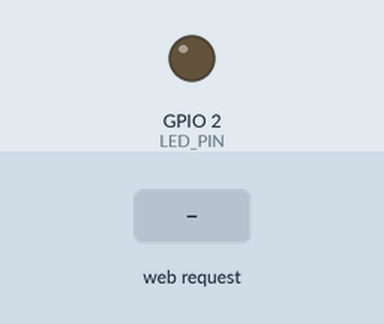
Bench run of a sketch on a simulated ESP32. Shown: output pins drawn as LEDs (lit = HIGH). The inputs (shaded band) are chosen by the test bench. WiFi joins after 1.5 s; servers stay silent unless stated; random numbers use the default seed unless the sketch sets one; what the sketch prints to the serial monitor is not drawn.

Above: at 2.7 s.
2.8 s: HTTP request GET /led/on received
At 3.7 s:
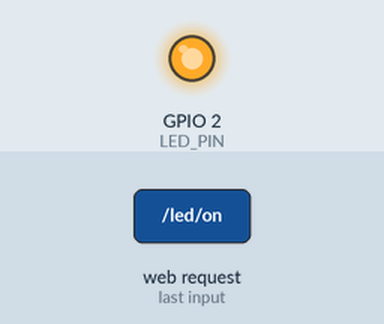
4.3 s: HTTP request GET /led/off received
At 4.9 s:
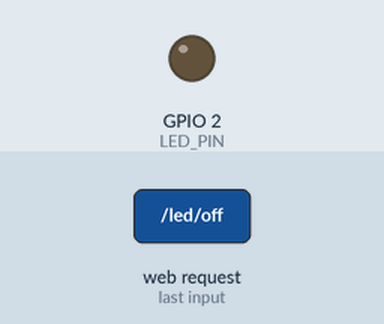
Timing chart, 0 to 7.3 s (numbered marks = the images above; inputs shaded):
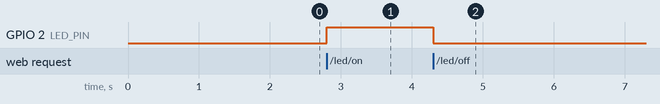

The sketch:

main.ino
```cpp
/*
  ================================================
  PENERAPAN HTML UNTUK IoT (Versi Lengkap)
  Akmal Maulana – SMKN 4 Bandung
  ================================================
  Fitur:
  - Monitoring suhu & kelembapan (DHT11)
  - Simulasi tegangan
  - Kontrol LED dari web
  - Tampilan (HTML + CSS + JS)
*/

#include <WiFi.h>
#include <WebServer.h>
#include <DHT.h>

// ====== 1. Koneksi WiFi ======
const char* ssid = "ESP-32_DHT11";
const char* password = "12345678";

// ====== 2. Inisialisasi WebServer ======
WebServer server(80);

// ====== 3. Inisialisasi Sensor DHT11 ======
#define DHTPIN 4
#define DHTTYPE DHT11
DHT dht(DHTPIN, DHTTYPE);

// ====== 4. Pin LED ======
#define LED_PIN 2

// ====== 5. Variabel data ======
float suhu = 0;
float kelembapan = 0;
float tegangan = 220.0; // Simulasi tegangan PLN

// ====== 6. HTML Tampilan Web ======
const char MAIN_page[] PROGMEM = R"rawliteral(
<!DOCTYPE html>
<html lang="id">
<head>
<meta charset="UTF-8">
<meta name="viewport" content="width=device-width, initial-scale=1.0">
<title>IoT Monitoring Dashboard</title>
<style>
  body {
    margin: 0; font-family: 'Segoe UI'; background: radial-gradient(circle at top, #0a192f, #020c1b);
    color: #e6f1ff; text-align: center; overflow-x: hidden;
  }
  h1 { color: #64ffda; text-shadow: 0 0 10px #64ffda; margin-top: 20px; }
  .container {
    display: flex; flex-wrap: wrap; justify-content: center; gap: 20px; margin-top: 40px;
  }
  .card {
    background: rgba(255,255,255,0.05); border: 1px solid rgba(100,255,218,0.3);
    border-radius: 20px; width: 250px; padding: 25px;
    box-shadow: 0 0 15px rgba(100,255,218,0.2); backdrop-filter: blur(10px);
    transition: 0.3s;
  }
  .card:hover { transform: scale(1.05); }
  .value { font-size: 2em; color: #64ffda; margin: 10px 0; }
  button {
    background: #64ffda; border: none; padding: 10px 20px;
    border-radius: 10px; font-weight: bold; cursor: pointer;
    transition: 0.3s;
  }
  button:hover { background: #52d7ba; }
  footer { margin-top: 40px; font-size: 0.8em; color: #8892b0; }
</style>
</head>
<body>
  <h1>IoT Monitoring Dashboard</h1>

  <div class="container">
    <div class="card">
      <h3>Suhu</h3>
      <div id="suhu" class="value">-- °C</div>
    </div>
    <div class="card">
      <h3>Kelembapan</h3>
      <div id="kelembapan" class="value">-- %</div>
    </div>
    <div class="card">
      <h3>Tegangan</h3>
      <div id="tegangan" class="value">-- V</div>
    </div>
    <div class="card">
      <h3>Kontrol LED</h3>
      <button onclick="ledOn()">Hidupkan</button>
      <button onclick="ledOff()">Matikan</button>
    </div>
  </div>

  <footer>Akmal Maulana • SMKN 4 Bandung</footer>

  <script>
    function updateData() {
      fetch('/data')
        .then(res => res.json())
        .then(data => {
          document.getElementById("suhu").innerHTML = data.suhu + " °C";
          document.getElementById("kelembapan").innerHTML = data.kelembapan + " %";
          document.getElementById("tegangan").innerHTML = data.tegangan + " V";
        });
    }

    function ledOn() { fetch('/led/on'); }
    function ledOff() { fetch('/led/off'); }

    setInterval(updateData, 2000);
  </script>
</body>
</html>
)rawliteral";

// ====== 7. Fungsi Web Handler ======
void handleRoot() { server.send(200, "text/html", MAIN_page); }

void handleData() {
  suhu = dht.readTemperature();
  kelembapan = dht.readHumidity();
  tegangan = 220 + random(-5, 5); // simulasi fluktuasi

  String json = "{";
  json += "\"suhu\":" + String(suhu, 1) + ",";
  json += "\"kelembapan\":" + String(kelembapan, 1) + ",";
  json += "\"tegangan\":" + String(tegangan, 1);
  json += "}";

  server.send(200, "application/json", json);
}

void handleLedOn() {
  digitalWrite(LED_PIN, HIGH);
  server.send(200, "text/plain", "LED ON");
}

void handleLedOff() {
  digitalWrite(LED_PIN, LOW);
  server.send(200, "text/plain", "LED OFF");
}

// ====== 8. Setup ======
void setup() {
  Serial.begin(115200);
  WiFi.begin(ssid, password);
  dht.begin();
  pinMode(LED_PIN, OUTPUT);

  Serial.print("Menghubungkan ke WiFi");
  while (WiFi.status() != WL_CONNECTED) {
    delay(500);
    Serial.print(".");
  }
  Serial.println("\nTerhubung!");
  Serial.print("Alamat IP: ");
  Serial.println(WiFi.localIP());

  server.on("/", handleRoot);
  server.on("/data", handleData);
  server.on("/led/on", handleLedOn);
  server.on("/led/off", handleLedOff);
  server.begin();

  Serial.println("Server web berjalan...");
}

// ====== 9. Loop utama ======
void loop() {
  server.handleClient();
}
```

Measured:
- after the input at 2.8 s, GPIO 2 (LED_PIN): LOW → HIGH at once
- after the input at 4.3 s, GPIO 2 (LED_PIN): HIGH → LOW at once
